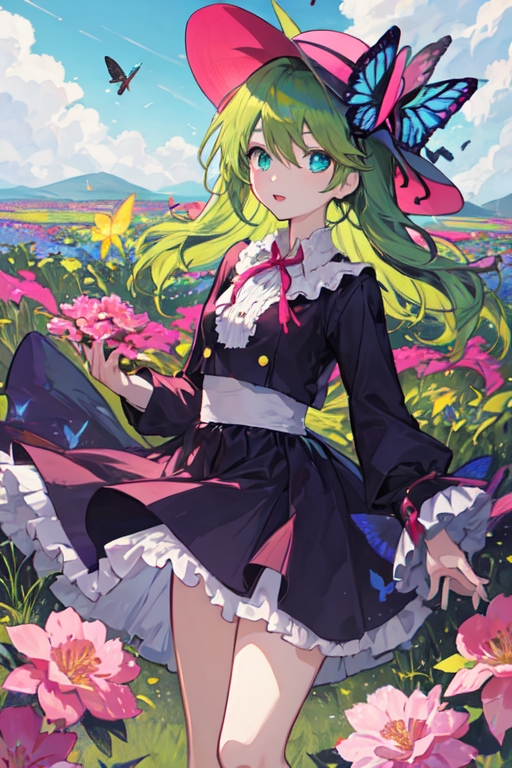
#> input picture images/20230428-151107.png, 512 x 768 px
$ jupyter execute --allow-errors sam_inpaint_demo.ipynb
#> lines starting #> are read from the running program, lines starting #| are printed output that depends on the picture
[cell 1]
import sys

sys.path.append('../')

[cell 2]
from gpt4tools import *

[cell 3]
device = 'cuda:0'

#> (the rest of this cell did not finish here and is left out)

[cell 4]
from PIL import  Image

def display_image(image_path):
#> called with image_path = '../images/20230428-151107.png'
    image = Image.open(image_path)
#> image is the input picture: PIL image 512x768 RGB; mean R, G, B 133.4, 121, 127.9
    w, h = image.size
#> w = 512; h = 768
    return image.resize((int(w/2), int(h/2)), Image.BOX)
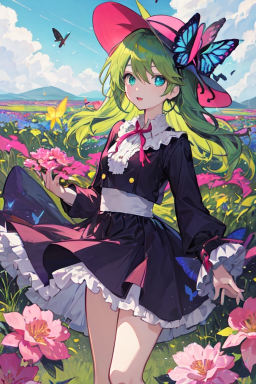
#> returned value: PIL image 256x384 RGB; mean R, G, B 133.9, 121.5, 128.4
